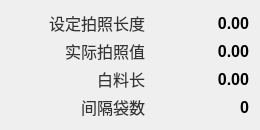
              <widget class="QWidget" name="widget_panelPlcPhoto" native="true">
               <property name="sizePolicy">
                <sizepolicy hsizetype="Expanding" vsizetype="Expanding">
                 <horstretch>0</horstretch>
                 <verstretch>0</verstretch>
                </sizepolicy>
               </property>
               <property name="minimumSize">
                <size>
                 <width>260</width>
                 <height>0</height>
                </size>
               </property>
               <property name="maximumSize">
                <size>
                 <width>260</width>
                 <height>16777215</height>
                </size>
               </property>
               <property name="styleSheet">
                <string notr="true">QWidget#widget_panelPlcPhoto {
    background-color: white;
    border: 1px solid #c8c8c8;
    border-radius: 4px;
}</string>
               </property>
               <layout class="QVBoxLayout" name="vLayout_panelPlcPhoto">
                <property name="spacing">
                 <number>4</number>
                </property>
                <item>
                 <layout class="QHBoxLayout" name="hLayout_plcSetPhotoLength">
                  <item>
                   <widget class="QLabel" name="label_plcSetPhotoLength">
                    <property name="styleSheet">
                     <string notr="true">QLabel {
    font-size: 16px;
    color: #333333;
    border: none;
}</string>
                    </property>
                    <property name="text">
                     <string>设定拍照长度</string>
                    </property>
                    <property name="alignment">
                     <set>Qt::AlignmentFlag::AlignRight|Qt::AlignmentFlag::AlignTrailing|Qt::AlignmentFlag::AlignVCenter</set>
                    </property>
                   </widget>
                  </item>
                  <item>
                   <widget class="QLabel" name="label_plcSetPhotoLengthValue">
                    <property name="minimumSize">
                     <size>
                      <width>100</width>
                      <height>0</height>
                     </size>
                    </property>
                    <property name="maximumSize">
                     <size>
                      <width>100</width>
                      <height>16777215</height>
                     </size>
                    </property>
                    <property name="styleSheet">
                     <string notr="true">QLabel {
    font-size: 16px;
    font-weight: bold;
    color: #000000;
    border: none;
}</string>
                    </property>
                    <property name="text">
                     <string>0.00</string>
                    </property>
                    <property name="alignment">
                     <set>Qt::AlignmentFlag::AlignRight|Qt::AlignmentFlag::AlignTrailing|Qt::AlignmentFlag::AlignVCenter</set>
                    </property>
                   </widget>
                  </item>
                 </layout>
                </item>
                <item>
                 <layout class="QHBoxLayout" name="hLayout_plcActualPhotoValue">
                  <item>
                   <widget class="QLabel" name="label_plcActualPhoto">
                    <property name="styleSheet">
                     <string notr="true">QLabel {
    font-size: 16px;
    color: #333333;
    border: none;
}</string>
                    </property>
                    <property name="text">
                     <string>实际拍照值</string>
                    </property>
                    <property name="alignment">
                     <set>Qt::AlignmentFlag::AlignRight|Qt::AlignmentFlag::AlignTrailing|Qt::AlignmentFlag::AlignVCenter</set>
                    </property>
                   </widget>
                  </item>
                  <item>
                   <widget class="QLabel" name="label_plcActualPhotoValue">
                    <property name="minimumSize">
                     <size>
                      <width>100</width>
                      <height>0</height>
                     </size>
                    </property>
                    <property name="maximumSize">
                     <size>
                      <width>100</width>
                      <height>16777215</height>
                     </size>
                    </property>
                    <property name="styleSheet">
                     <string notr="true">QLabel {
    font-size: 16px;
    font-weight: bold;
    color: #000000;
    border: none;
}</string>
                    </property>
                    <property name="text">
                     <string>0.00</string>
                    </property>
                    <property name="alignment">
                     <set>Qt::AlignmentFlag::AlignRight|Qt::AlignmentFlag::AlignTrailing|Qt::AlignmentFlag::AlignVCenter</set>
                    </property>
                   </widget>
                  </item>
                 </layout>
                </item>
                <item>
                 <layout class="QHBoxLayout" name="hLayout_plcWhiteLength">
                  <item>
                   <widget class="QLabel" name="label_plcWhiteLength">
                    <property name="styleSheet">
                     <string notr="true">QLabel {
    font-size: 16px;
    color: #333333;
    border: none;
}</string>
                    </property>
                    <property name="text">
                     <string>白料长</string>
                    </property>
                    <property name="alignment">
                     <set>Qt::AlignmentFlag::AlignRight|Qt::AlignmentFlag::AlignTrailing|Qt::AlignmentFlag::AlignVCenter</set>
                    </property>
                   </widget>
                  </item>
                  <item>
                   <widget class="QLabel" name="label_plcWhiteLengthValue">
                    <property name="minimumSize">
                     <size>
                      <width>100</width>
                      <height>0</height>
                     </size>
                    </property>
                    <property name="maximumSize">
                     <size>
                      <width>100</width>
                      <height>16777215</height>
                     </size>
                    </property>
                    <property name="styleSheet">
                     <string notr="true">QLabel {
    font-size: 16px;
    font-weight: bold;
    color: #000000;
    border: none;
}</string>
                    </property>
                    <property name="text">
                     <string>0.00</string>
                    </property>
                    <property name="alignment">
                     <set>Qt::AlignmentFlag::AlignRight|Qt::AlignmentFlag::AlignTrailing|Qt::AlignmentFlag::AlignVCenter</set>
                    </property>
                   </widget>
                  </item>
                 </layout>
                </item>
                <item>
                 <layout class="QHBoxLayout" name="hLayout_plcBagCount">
                  <item>
                   <widget class="QLabel" name="label_plcBagCount">
                    <property name="styleSheet">
                     <string notr="true">QLabel {
    font-size: 16px;
    color: #333333;
    border: none;
}</string>
                    </property>
                    <property name="text">
                     <string>间隔袋数</string>
                    </property>
                    <property name="alignment">
                     <set>Qt::AlignmentFlag::AlignRight|Qt::AlignmentFlag::AlignTrailing|Qt::AlignmentFlag::AlignVCenter</set>
                    </property>
                   </widget>
                  </item>
                  <item>
                   <widget class="QLabel" name="label_plcBagCountValue">
                    <property name="minimumSize">
                     <size>
                      <width>100</width>
                      <height>0</height>
                     </size>
                    </property>
                    <property name="maximumSize">
                     <size>
                      <width>100</width>
                      <height>16777215</height>
                     </size>
                    </property>
                    <property name="styleSheet">
                     <string notr="true">QLabel {
    font-size: 16px;
    font-weight: bold;
    color: #000000;
    border: none;
}</string>
                    </property>
                    <property name="text">
                     <string>0</string>
                    </property>
                    <property name="alignment">
                     <set>Qt::AlignmentFlag::AlignRight|Qt::AlignmentFlag::AlignTrailing|Qt::AlignmentFlag::AlignVCenter</set>
                    </property>
                   </widget>
                  </item>
                 </layout>
                </item>
               </layout>
              </widget>
